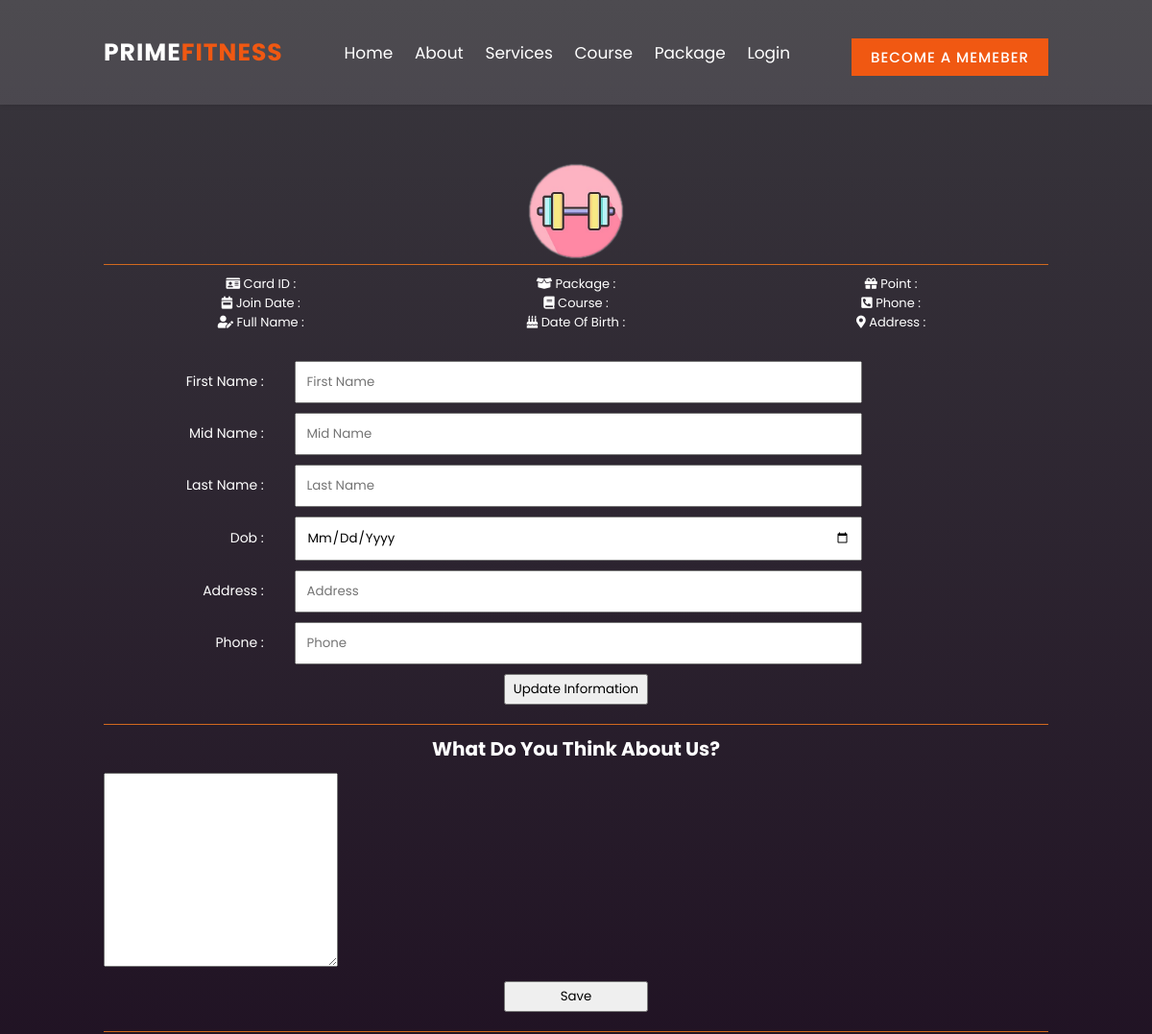
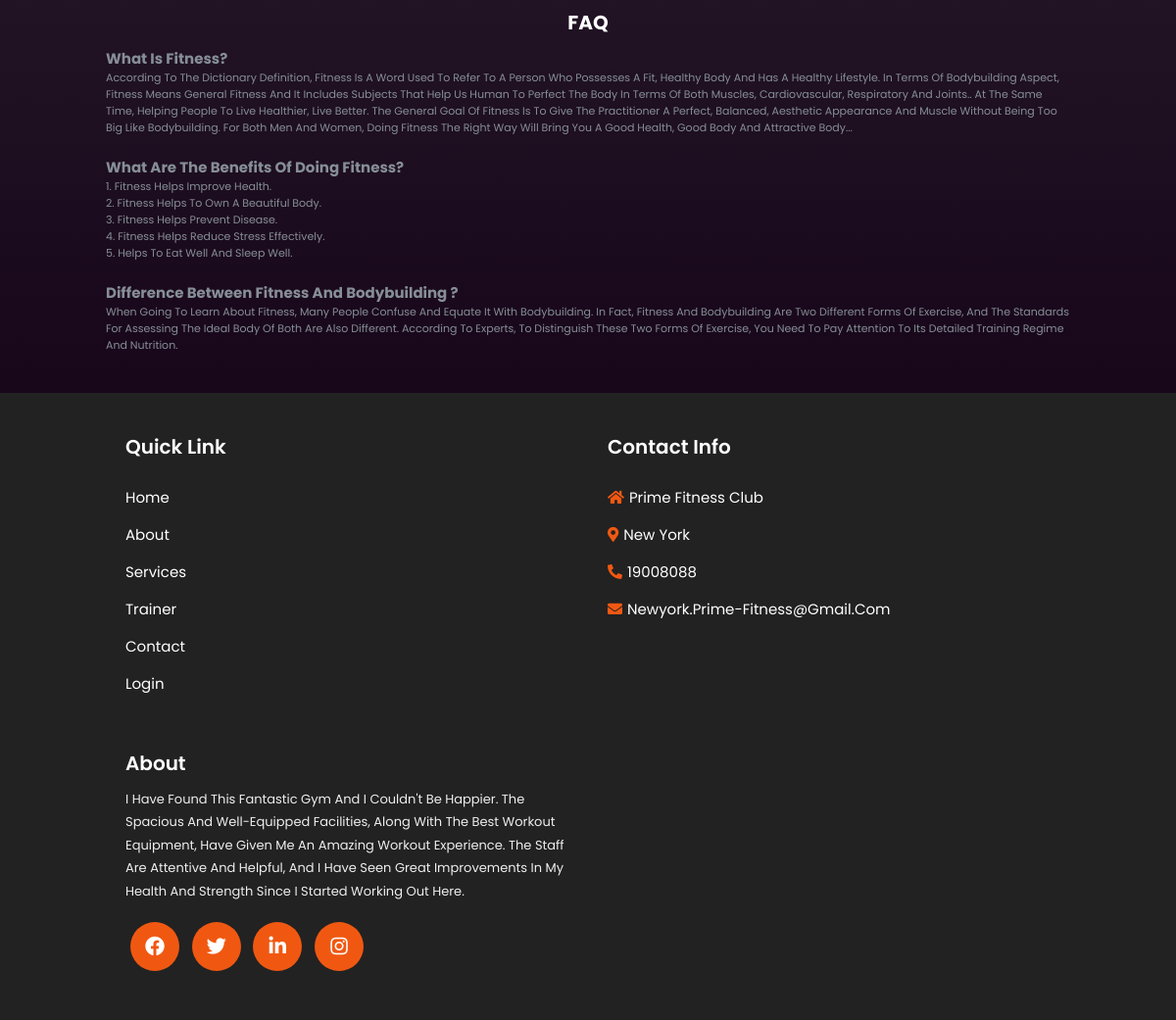
The page /member.php (signed in) on the database its author committed (2 pictures, top to bottom).
### tables this page shows
CREATE TABLE `branch` (
  `branch_id` int(11) NOT NULL,
  `name` varchar(50) DEFAULT NULL,
  `address` varchar(100) DEFAULT NULL,
  `hotline` varchar(15) DEFAULT NULL,
  `email` varchar(50) NOT NULL,
  `flag` int(11) NOT NULL DEFAULT 1,
  `create_at` datetime DEFAULT NULL,
  `update_at` datetime DEFAULT NULL
);

### member.php (the view, shortened to what this page needs)
<?php
    $user = "";
?>
<!DOCTYPE html>
<html lang="en">
<head>
    <link rel="stylesheet" href="https://kit.fontawesome.com/83128b721a.css">
    <link rel="stylesheet" href="https://use.fontawesome.com/releases/v5.15.4/css/all.css"/>
    <link rel="stylesheet" href="https://cdn.jsdelivr.net/npm/swiper@8/swiper-bundle.min.css"/>
    <link rel="stylesheet" href="./assets/css/member.css">
</head>
<body>
<header class="header">
        <a href="./index.php" class="logo">Prime<span>Fitness</span></a>
        <nav class="navbar">
            <a href="./index.php">Home</a>
            <a href="./about.php">About</a>
            <a href="./service.php">Services</a>
            <a href="./course.php">Course</a>
            <a href="./package.php">Package</a>
            <?php
                if($user == "") {
                    echo '<a href="./register.php">Login</a>';
                } else {
                    echo '<a href="./logout.php">Logout</a>';
                }
            ?>
        </nav>
        <div class="icons">
            <?php
                if($user == "") {
                    echo '<a href="./register.php" class="btn">Become a memeber</a>';
                } else {
                    echo '<a href="./member.php" class="btn">'.$user.'</a>';
                }
            ?>
        </div>
    </header>
    <?php
        $c = new config;
        $conn = $c->connect();
        $sql = "SELECT M.member_id,M.fname,M.mname,M.lname,M.card_id,M.dob,M.address,M.phone_number,M.vip,M.points,M.create_at,P.package_id,P.name pname,C.course_id,C.name cname from member M INNER JOIN package P ON M.package_id = P.package_id INNER JOIN course C ON M.course_id = C.course_id WHERE M.email = '".$user."' ";
        $stmt = $conn->prepare($sql);
        $stmt->execute();
        $results = $stmt->fetchAll();
    ?>
    <section class="home" style="background: linear-gradient(180deg,#39373d,#18061b);">
        <div class="avata">
            <a href=""><img  src="./assets/image/logo/logo.png" alt=""></a>
        </div>
        <div class="uname">
        </div>
        <div class="infor">
                <div class="item-infor">
                    <p><i class="fas fa-id-card"></i> Card ID : <?= $results[0]["card_id"]  ?> </p>
                    <p><i class="fas fa-calendar-week"></i> Join Date : <?= $results[0]["create_at"]  ?> </p>
                    <p><i class="fas fa-user-edit"></i> Full name : <?= $results[0]["fname"]." ".$results[0]["mname"]." ".$results[0]["lname"]  ?> </p>
                </div>
                <div class="item-infor">
                    <p><i class="fas fa-box-open"></i> Package : <?= $results[0]["pname"]  ?> </p>
                    <p><i class="fas fa-book"></i> Course : <?= $results[0]["cname"]  ?> </p>
                    <p><i class="fas fa-birthday-cake"></i> Date Of Birth : <?= $results[0]["dob"]  ?> </p>
                </div>
                <div class="item-infor">
                    <p><i class="fas fa-gift"></i> Point : <?= $results[0]["points"]  ?> </p>
                    <p><i class="fas fa-phone-square-alt"></i> Phone : <?= $results[0]["phone_number"]  ?> </p>
                    <p><i class="fas fa-map-marker-alt"></i> Address : <?= $results[0]["address"]  ?> </p>
                </div>
        </div>
        <div class="edit-infor">
            <form action="<?= $_SERVER["PHP_SELF"] ?>" method="post" onsubmit="return edit_infor()">
                <div class="group-item">
                    <label for="">First name :</label>
                    <input type="text" name="fname" placeholder="First name" value="<?= $results[0]["fname"] ?>">
                </div>
                <div class="group-item">
                    <label for="">Mid name :</label>
                    <input type="text" name="mname" placeholder="Mid name" value="<?= $results[0]["mname"] ?>">
                </div>
                <div class="group-item">
                    <label for="">Last name :</label>
                    <input type="text" name="lname" placeholder="Last name" value="<?= $results[0]["lname"] ?>">
                </div>
                <div class="group-item">
                    <label for="">Dob :</label>
                    <input type="date" name="dob" placeholder="Dob" value="<?=$results[0]["dob"] ?>">
                </div>
                <div class="group-item">
                    <label for="">Address :</label>
                    <input type="text" name="address" placeholder="Address" value="<?=$results[0]["address"] ?>">
                </div>
                <div class= "group-item">
                    <label for="">Phone :</label>
                    <input type="text" name="phone_number" placeholder="Phone" value="<?=$results[0]["phone_number"] ?>">
                </div>
                <div class="btn-update">
                    <input class="btn-submit" type="submit" name="submit" value="Update Information">
                </div>
            </form>
        </div>
        <div class="about-you">
            <form action="<?= $_SERVER["PHP_SELF"] ?>" method="POST" onsubmit="return edit_infor()">
                <h4>What do you think about us?</h4>
                <textarea name="about_u" id="about_u" cols="20" rows="10"></textarea>
                <div class="btn-update">
                    <button class="btn-submit" type="submit" name="btn_submit">Save  </button>
                </div>
            </form>
        </div>
        <div class="faq">
            <h4>FAQ</h4>
            <div class="faq-group">
                <h5>What is Fitness?</h5>
                <p>According to the dictionary definition, Fitness is a word used to refer to a person who possesses a fit, healthy body and has a healthy lifestyle. In terms of bodybuilding aspect, Fitness means general fitness and it includes subjects that help us human to perfect the body in terms of both Muscles, Cardiovascular, Respiratory and Joints.. At the same time, helping people to live healthier, live better. The general goal of Fitness is to give the practitioner a perfect, balanced, aesthetic appearance and muscle without being too big like bodybuilding. For both men and women, Doing Fitness The Right Way Will Bring You A Good Health, Good Body And Attractive Body...</p>
            </div>
            <div class="faq-group">
                <h5>What are the benefits of doing Fitness?</h5>
                <p>1. Fitness helps improve health.</p>
                <p>2. Fitness helps to own a beautiful body.</p>
                <p>3. Fitness helps prevent disease.</p>
                <p>4. Fitness helps reduce stress effectively.</p>
                <p>5. Helps to eat well and sleep well.</p>
            </div>
            <div class="faq-group">
                <h5>Difference between Fitness and Bodybuilding ?</h5>
                <p>When going to learn about Fitness, many people confuse and equate it with Bodybuilding. In fact, Fitness and Bodybuilding are two different forms of exercise, and the standards for assessing the ideal body of both are also different. According to experts, to distinguish these two forms of exercise, you need to pay attention to its detailed training regime and nutrition.</p>
            </div>
        </div>
    </section>
    <section class="footer">
        <div class="box-container">
            <div class="box">
                <h1>quick Link</h1>
                <div class="icon">
                    <a href="./index.php">Home</a>
                    <a href="#">About</a>
                    <a href="#">Services</a>
                    <a href="./trainer.php">Trainer</a>
                    <a href="#">Contact</a>
                    <a href="./register.php">Login</a>
                </div>
            </div>
            <?php
                $c = new config;
                $conn = $c->connect();
                $sql = "SELECT name,address,hotline,email FROM branch WHERE address = 'New York'";
                $stmt = $conn->prepare($sql);
                $stmt->execute();
                $results = $stmt->fetchAll();
            ?>
            <div class="box">
                <h1>contact info</h1>
                <div class="icon">
                    <a href="#"><i class="fas fa-home"></i><?php  echo $results[0]["name"]  ?> </a>
                    <a href="#"><i class="fas fa-map-marker-alt"></i><?php  echo $results[0]["address"]  ?> </a>
                    <a href=""><i class="fas fa-phone-alt"></i><?php  echo $results[0]["hotline"]  ?></a>
                    <a href=""><i class="fas fa-envelope"></i><?php  echo $results[0]["email"]  ?></a>
                </div>
            </div>
            <div class="box">
                <h1>about</h1>
                <div class="text">
                    <p>I have found this fantastic gym and I couldn't be happier. The spacious and well-equipped facilities, along with the best workout equipment, have given me an amazing workout experience. The staff are attentive and helpful, and I have seen great improvements in my health and strength since I started working out here.</p>
                </div>
                <div class="icons">
                    <a href=""><i class="fab fa-facebook"></i></a>
                    <a href=""><i class="fab fa-twitter"></i></a>
                    <a href=""><i class="fab fa-linkedin-in"></i></a>
                    <a href=""><i class="fab fa-instagram"></i></a>
                </div>
            </div>
        </div>
    </section>
</body>
</html>

### assets/css/member.css (style rules this page uses)
:root { --main-color: #f05812; --back: #000; --light-color: #868e96; }
* { font-family: 'Poppins', sans-serif; margin: 0; padding: 0; box-sizing: border-box; text-decoration: none; outline: none; text-transform: capitalize; transition: all .2s linear; }
html { font-size: 62.5%; scroll-behavior: smooth; overflow-x: hidden; scroll-padding-top: 7rem; }
section { padding: 2rem 9%; }
.btn { margin-top: 1rem; display: inline-block; padding: 0.8rem 3rem; background: #fff; font-weight: 500; cursor: pointer; color: var(--main-color); font-size: 1.7rem; }
.header { position: fixed; top: 0; left: 0; right: 0; padding: 3rem 9%; display: flex; align-items: center; justify-content: space-between; background-color: rgba(255,255,255,.1); box-shadow: 0rem .1rem .5rem rgba(0,0,0,.1); z-index: 100; }
.header .logo { font-size: 2.5rem; color: #fff; font-weight: bold; text-transform: uppercase; letter-spacing: .1rem; }
.header .logo span { color: var(--main-color); text-transform: uppercase; }
.header .navbar a { font-size: 1.7rem; color: #fff; margin: 0 1rem; }
.header .icons a { font-size: 1.5rem; letter-spacing: .1rem; color: #fff; background-color: var(--main-color); font-weight: 500; text-transform: uppercase; padding: 0.8rem 2rem; border: none; }
.home { width: 100%; height: auto; }
.home .avata { padding-top: 15rem; display: flex; justify-content: center; }
.home .avata img { width: 100px; height: 100px; }
.home .uname { color: white; text-align: center; font-size: 2rem; border-bottom: 1px solid chocolate; }
.home .infor { display: flex; justify-content: space-between; width: 100%; height: 100px; margin: 0 auto; }
.home .infor .item-infor { text-align: center; width: 33.3%; padding: 1rem 0; color: white; font-size: 1.3rem; }
.home .btn-update { display: flex; justify-content: center; border-bottom: 1px solid chocolate; padding-bottom: 2rem; }
.home .btn-update .btn-submit { padding: 4px; width: 150px; }
.home .edit-infor { width: 100%; }
.home .edit-infor .group-item { padding-bottom: 1rem; }
.home .edit-infor .group-item label { display: inline-block; width: 20%; color: white; font-size: 1.4rem; text-align: end; padding-right: 3rem; }
.home .edit-infor .group-item input { padding: 1rem 1rem; width: 60%; }
.home .about-you h4 { text-align: center; color: #fff; font-size: 2rem; padding: 1rem 0; }
.home .about-you button { margin-top: 1rem; }
.home .about-you { width: 100%; }
.home .faq h4 { text-align: center; color: #fff; font-size: 2rem; padding: 1rem 0; }
.home .faq .faq-group { margin-bottom: 2rem; }
.home .faq h5 { color: #868e96; font-size: 1.5rem; }
.home .faq p { color: #868e96; font-size: 1.1rem; }
.footer { background: #222; }
.footer .box-container { display: grid; grid-template-columns: repeat(auto-fit, minmax(35rem, 1fr)); }
.footer .box-container .box { padding: 2rem; }
.footer .box-container .box h1 { font-size: 2rem; color: #fff; font-weight: 600; padding-bottom: 1rem; }
.footer .box-container .box .text { color: #eee; font-size: 1.3rem; font-weight: normal; line-height: 1.8; padding-bottom: 1rem; }
.footer .box-container .box .icons { padding: 1rem 0; }
.footer .box-container .box .icons a i { height: 5rem; width: 5rem; line-height: 5rem; background: var(--main-color); text-align: center; font-size: 2rem; border-radius: 50%; margin: 0 .5rem; color: #fff; }
.footer .box-container .box .icon a { display: block; color: #fff; font-size: 1.5rem; margin: 1.5rem 0; }
.footer .box-container .box .icon a i { margin-right: 0.5rem; color: var(--main-color); }

### rows shown on the page
branch: name "Prime Fitness Club", address "New York", hotline "19008088", email "Newyork.prime-Fitness@gmail.com"
